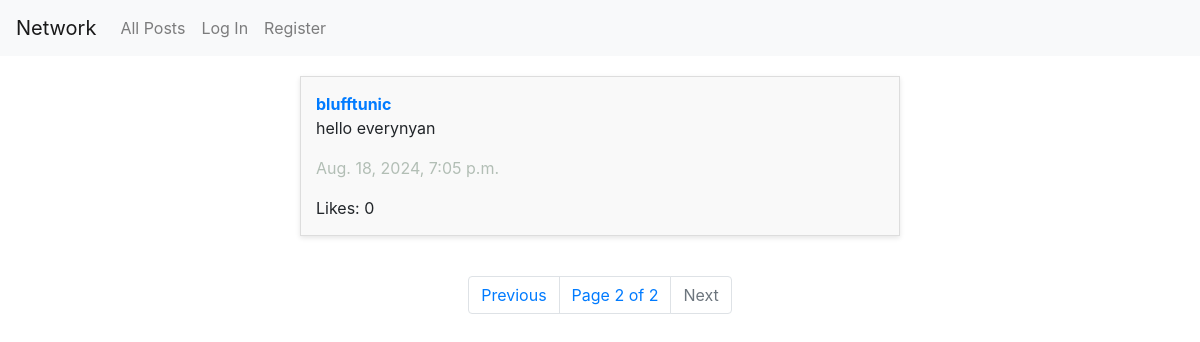
Screenshot of /?page=2 with the database file from the repository.
### network/models.py (models this page shows, shortened)
class Post(models.Model):
    user = models.ForeignKey(User, on_delete=models.CASCADE, related_name="userpost")
    text = models.TextField()
    likes = models.IntegerField(blank=True, null=True)
    timestamp = models.DateTimeField(auto_now_add=True)

class User(AbstractUser):
    followers = models.IntegerField(blank=True, null=True)
    following = models.IntegerField(blank=True, null=True)

### network/views.py (the view)
# urls.py: path("", views.index, name="index"),
def index(request):
    posts = Post.objects.all().order_by('-id')
    p = Paginator(posts, 10)
    page_number = request.GET.get('page')
    page_obj = p.get_page(page_number)
    try:
        page_obj = p.get_page(page_number)
    except PageNotAnInteger:
        page_obj = p.page(1)
    except EmptyPage:
        page_obj = p.page(p.num_pages)
    return render(request, "network/index.html", {
        "posts":page_obj,
        "page_obj":page_obj
    })

### network/templates/network/index.html (shortened to what this page needs)
{% extends "network/layout.html" %}
{% block body %}
    <div id="posts">
        {% for post in page_obj %}
            <div id="post">
                <a href="{% url 'profile_page' user_id=post.user.id %}" id="user"><strong>{{ post.user }}</strong></a>
                <br>
                <p>{{ post.text }}</p>
                <p id="timestamp">{{ post.timestamp }}</p>
                Likes: {{ post.likes }}
            </div>
        {% endfor %}
    </div>
    <nav class="Page-navigation">
        <ul class="pagination">
            {% if page_obj.has_previous %}
                <li class="page-item">
                    <a class="page-link" href="?page={{ page_obj.previous_page_number }}" tabindex="-1">Previous</a>
                </li>
            {% else %}
                <li class="page-item disabled">
                    <a class="page-link" tabindex="-1" aria-disabled="true">Previous</a>
                </li>
            {% endif %}
            <li class="page-link">Page {{ page_obj.number }} of {{ page_obj.paginator.num_pages }}</li>
            {% if page_obj.has_next %}
                <li class="page-item">
                    <a class="page-link" href="?page={{ page_obj.next_page_number }}">Next</a>
                </li>
            {% else %}
                <li class="page-item disabled">
                    <a class="page-link" aria-disabled="true">Next</a>
                </li>
            {% endif %}
        </ul>
    </nav>
{% endblock %}

### network/static/network/styles.css (style rules this page uses)
body { background-image: url("https://images.pexels.com/photos/531880/pexels-photo-531880.jpeg?auto=compress&cs=tinysrgb&w=600https://images.pexels.com/photos/956999/milky-way-starry-sky-night-sky-star-956999.jpeg?auto=compress&cs=tinysrgb&w=600"); background-repeat: no-repeat; background-size: cover; background-position: center; }
#posts { display: flex; flex-direction: column; align-items: center; margin: 20px auto; width: 50%; }
#post { background-color: #f9f9f9; border: 1px solid #ddd; padding: 15px; margin-bottom: 20px; width: 100%; box-shadow: 0px 2px 5px rgba(0, 0, 0, 0.1); }
#user { color: #007bff; text-decoration: none; }
#timestamp { color:#B2BEB5; }
.Page-navigation { display: flex; flex-direction: column; align-items: center; }

### rows the page displays
Post: user "blufftunic", text "hello everynyan", timestamp "Aug. 18, 2024, 7:05 p.m.", likes "0"

### other values shown
{{ page_obj.number }} "2"
{{ page_obj.paginator.num_pages }} "2"
